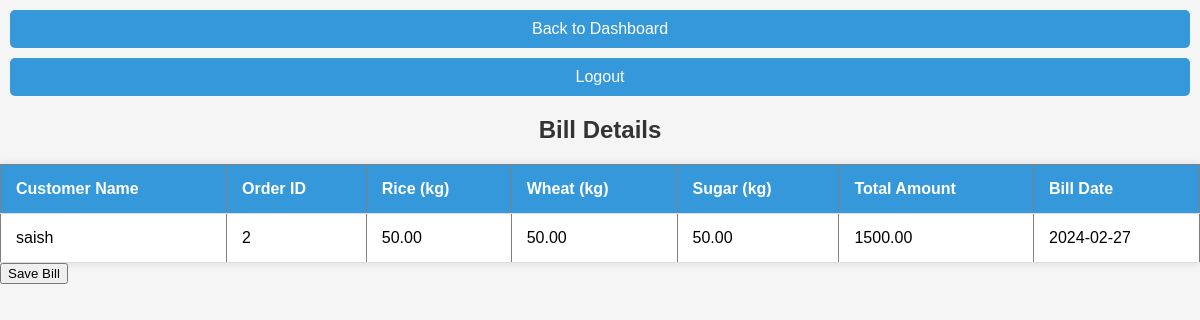
The app's page /Customer/viewBill.php?bill_id=1 with its own data.
### tables this page shows
CREATE TABLE `purchased` (
  `order_id` int(11) NOT NULL,
  `customer_id` int(11) NOT NULL,
  `rice_kg` decimal(5,2) NOT NULL,
  `wheat_kg` decimal(5,2) NOT NULL,
  `sugar_kg` decimal(5,2) NOT NULL,
  `order_date` timestamp NOT NULL DEFAULT current_timestamp(),
  `order_state` varchar(10) DEFAULT 'Pending'
);

CREATE TABLE `customer_details` (
  `id` int(3) NOT NULL,
  `name` varchar(50) NOT NULL,
  `color` varchar(10) NOT NULL,
  `family_count` int(3) NOT NULL,
  `contact` char(10) DEFAULT NULL,
  `city` varchar(20) NOT NULL,
  `password` varchar(25) DEFAULT NULL
);

CREATE TABLE `invoice` (
  `bill_id` int(11) NOT NULL,
  `customer_id` int(11) NOT NULL,
  `order_id` int(11) NOT NULL,
  `total_amount` decimal(10,2) NOT NULL,
  `bill_date` date NOT NULL
);

### Customer/viewBill.php (the view, shortened to what this page needs)
<?php
$server = "localhost";
$username = "root";
$password = "";
$database = "dbms";
$con = mysqli_connect($server, $username, $password, $database);
if (isset($_GET['bill_id'])) {
    $bill_id = $_GET['bill_id'];
    $sqlBillDetails = "SELECT * FROM invoice WHERE bill_id = '$bill_id'";
    $resultBillDetails = mysqli_query($con, $sqlBillDetails);
    if ($resultBillDetails && mysqli_num_rows($resultBillDetails) > 0) {
        $billDetails = mysqli_fetch_assoc($resultBillDetails);
        $customer_id = $billDetails['customer_id'];
        $sqlCustomerName = "SELECT name FROM customer_details WHERE id = '$customer_id'";
        $resultCustomerName = mysqli_query($con, $sqlCustomerName);
        if ($resultCustomerName && mysqli_num_rows($resultCustomerName) > 0) {
            $customer_name = mysqli_fetch_assoc($resultCustomerName)['name'];
            $order_id = $billDetails['order_id'];
            $sqlOrderDetails = "SELECT * FROM purchased WHERE order_id = '$order_id'";
            $resultOrderDetails = mysqli_query($con, $sqlOrderDetails);
            if ($resultOrderDetails && mysqli_num_rows($resultOrderDetails) > 0) {
                echo "<!DOCTYPE html>";
                echo "<html lang='en'>";
                echo "<head>";
                echo "    <link rel='stylesheet' href='./viewBill.css'>";
                echo "</head>";
                echo "<body>";
                echo "    <a href='customer.php'>Back to Dashboard</a>";
                echo "    <a href='./logout.php'>Logout</a>";
                echo "    <h2>Bill Details</h2>";
                echo "<table border='1'>";
                echo "<tr><th>Customer Name</th><th>Order ID</th><th>Rice (kg)</th><th>Wheat (kg)</th><th>Sugar (kg)</th><th>Total Amount</th><th>Bill Date</th></tr>";
                while ($orderDetails = mysqli_fetch_assoc($resultOrderDetails)) {
                    echo "<tr>";
                    echo "<td>{$customer_name}</td>";
                    echo "<td>{$orderDetails['order_id']}</td>";
                    echo "<td>{$orderDetails['rice_kg']}</td>";
                    echo "<td>{$orderDetails['wheat_kg']}</td>";
                    echo "<td>{$orderDetails['sugar_kg']}</td>";
                    echo "<td>{$billDetails['total_amount']}</td>";
                    echo "<td>{$billDetails['bill_date']}</td>";
                    echo "</tr>";
                }
                echo "</table>";
                echo "<button id='saveButton'>Save Bill</button>";
                echo "</body>";
                echo "</html>";
            } else {
                echo "<p>Error fetching order details.</p>";
            }
        } else {
            echo "<p>Error fetching customer name.</p>";
        }
    } else {
        echo "<p>Error fetching invoice details.</p>";
    }
} else {
    echo "<p>Bill ID not specified.</p>";
}
?>

### Customer/viewBill.css (style rules this page uses)
body { font-family: 'Arial', sans-serif; background-color: #f5f5f5; margin: 0; padding: 0; }
h2 { text-align: center; color: #333; }
a { display: block; margin: 10px; padding: 10px; text-align: center; text-decoration: none; color: #fff; background-color: #3498db; border-radius: 5px; }
table { width: 100%; border-collapse: collapse; box-shadow: 0 0 10px rgba(0, 0, 0, 0.1); background-color: #fff; }
th, td { padding: 15px; text-align: left; border-bottom: 1px solid #ddd; }
th { background-color: #3498db; color: #fff; }

### records on screen
purchased: customer.name "saish", order_id "2", rice_kg "50.00", wheat_kg "50.00", sugar_kg "50.00"
invoice: total_amount "1500.00", bill_date "2024-02-27"
